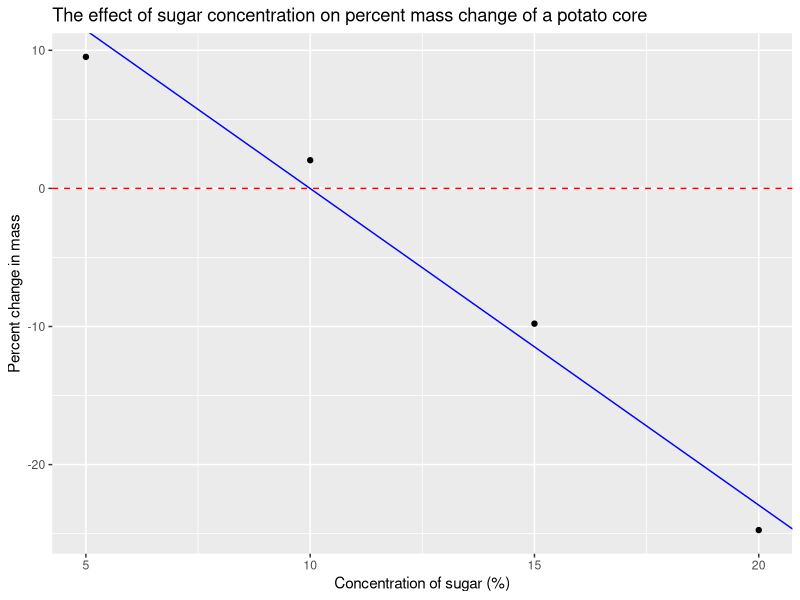

Source code (R):
library("tidyverse")

start <- c(1.89, 1.96, 1.94, 1.94)
end <- c(2.07, 2.00, 1.75, 1.46)
delta_mass <- end - start
percent_change <- delta_mass / start * 100
concentrations <- c(5, 10, 15, 20)
data <- data.frame(concentrations, percent_change)

fit <- lm(percent_change ~ concentrations, data = data)

(-1*fit[["coefficients"]][1])/fit[["coefficients"]][2]



ggplot(data, aes(x=concentrations, y=percent_change)) +
  geom_point() +
  labs(x = "Concentration of sugar (%)", y = "Percent change in mass", title = "The effect of sugar concentration on percent mass change of a potato core") +
  geom_hline(yintercept = 0, col = "red", lty = 2) +
  geom_abline(intercept = fit[["coefficients"]][1], slope = fit[["coefficients"]][2], color = "blue") +
  NULL
